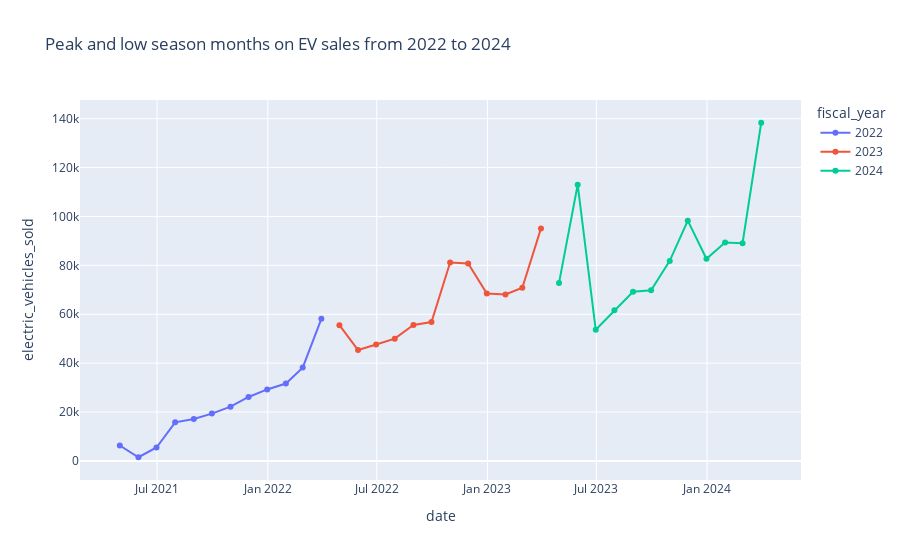

Notebook code for this chart:
### Code cell
fig=px.line(maker_month,x='date',y='electric_vehicles_sold',color='fiscal_year',markers=True,title='Peak and low season months on EV sales from 2022 to 2024')
fig.show()

### Figure 1 — Plotly figure (JSON) as saved in the notebook; plotly's stock layout.template omitted (floating-point values rounded to 4 significant figures)
{"data": [{"hovertemplate": "fiscal_year=2022<br>date=%{x}<br>electric_vehicles_sold=%{y}<extra></extra>", "legendgroup": "2022", "line": {"color": "#636efa", "dash": "solid"}, "marker": {"symbol": "circle"}, "mode": "markers+lines", "name": "2022", "orientation": "v", "showlegend": true, "type": "scatter", "x": ["2021-04-30T00:00:00", "2021-05-31T00:00:00", "2021-06-30T00:00:00", "2021-07-31T00:00:00", "2021-08-31T00:00:00", "2021-09-30T00:00:00", "2021-10-31T00:00:00", "2021-11-30T00:00:00", "2021-12-31T00:00:00", "2022-01-31T00:00:00", "2022-02-28T00:00:00", "2022-03-31T00:00:00"], "xaxis": "x", "y": [6315, 1499, 5487, 15794, 17153, 19351, 22190, 26159, 29241, 31672, 38171, 58118], "yaxis": "y"}, {"hovertemplate": "fiscal_year=2023<br>date=%{x}<br>electric_vehicles_sold=%{y}<extra></extra>", "legendgroup": "2023", "line": {"color": "#EF553B", "dash": "solid"}, "marker": {"symbol": "circle"}, "mode": "markers+lines", "name": "2023", "orientation": "v", "showlegend": true, "type": "scatter", "x": ["2022-04-30T00:00:00", "2022-05-31T00:00:00", "2022-06-30T00:00:00", "2022-07-31T00:00:00", "2022-08-31T00:00:00", "2022-09-30T00:00:00", "2022-10-31T00:00:00", "2022-11-30T00:00:00", "2022-12-31T00:00:00", "2023-01-31T00:00:00", "2023-02-28T00:00:00", "2023-03-31T00:00:00"], "xaxis": "x", "y": [55524, 45373, 47591, 50010, 55584, 56828, 81162, 80752, 68475, 68116, 70827, 95126], "yaxis": "y"}, {"hovertemplate": "fiscal_year=2024<br>date=%{x}<br>electric_vehicles_sold=%{y}<extra></extra>", "legendgroup": "2024", "line": {"color": "#00cc96", "dash": "solid"}, "marker": {"symbol": "circle"}, "mode": "markers+lines", "name": "2024", "orientation": "v", "showlegend": true, "type": "scatter", "x": ["2023-04-30T00:00:00", "2023-05-31T00:00:00", "2023-06-30T00:00:00", "2023-07-31T00:00:00", "2023-08-31T00:00:00", "2023-09-30T00:00:00", "2023-10-31T00:00:00", "2023-11-30T00:00:00", "2023-12-31T00:00:00", "2024-01-31T00:00:00", "2024-02-29T00:00:00", "2024-03-31T00:00:00"], "xaxis": "x", "y": [72818, 112997, 53631, 61622, 69224, 69793, 81833, 98285, 82685, 89311, 89051, 138343], "yaxis": "y"}], "layout": {"legend": {"title": {"text": "fiscal_year"}, "tracegroupgap": 0}, "title": {"text": "Peak and low season months on EV sales from 2022 to 2024"}, "xaxis": {"anchor": "y", "domain": [0, 1], "title": {"text": "date"}}, "yaxis": {"anchor": "x", "domain": [0, 1], "title": {"text": "electric_vehicles_sold"}}}}
